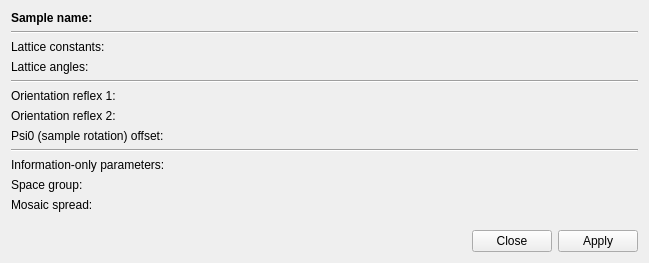
<?xml version="1.0" encoding="UTF-8"?>
<ui version="4.0">
 <class>Form</class>
 <widget class="QWidget" name="Form">
  <property name="geometry">
   <rect>
    <x>0</x>
    <y>0</y>
    <width>639</width>
    <height>263</height>
   </rect>
  </property>
  <property name="windowTitle">
   <string>Form</string>
  </property>
  <layout class="QVBoxLayout" name="verticalLayout">
   <item>
    <layout class="QGridLayout" name="gridLayout">
     <item row="8" column="0" colspan="2">
      <widget class="Line" name="line_3">
       <property name="orientation">
        <enum>Qt::Horizontal</enum>
       </property>
      </widget>
     </item>
     <item row="1" column="0" colspan="2">
      <widget class="Line" name="line">
       <property name="orientation">
        <enum>Qt::Horizontal</enum>
       </property>
      </widget>
     </item>
     <item row="6" column="0">
      <widget class="QLabel" name="label_3">
       <property name="text">
        <string>Orientation reflex 2:</string>
       </property>
      </widget>
     </item>
     <item row="5" column="0">
      <widget class="QLabel" name="label_8">
       <property name="text">
        <string>Orientation reflex 1:</string>
       </property>
      </widget>
     </item>
     <item row="2" column="0">
      <widget class="QLabel" name="label_6">
       <property name="text">
        <string>Lattice constants:</string>
       </property>
      </widget>
     </item>
     <item row="0" column="0">
      <widget class="QLabel" name="label_4">
       <property name="font">
        <font>
         <weight>75</weight>
         <bold>true</bold>
        </font>
       </property>
       <property name="text">
        <string>Sample name:</string>
       </property>
      </widget>
     </item>
     <item row="0" column="1">
      <widget class="DeviceParamEdit" name="samplenameEdit">
       <property name="dev" stdset="0">
        <string>Sample</string>
       </property>
       <property name="param" stdset="0">
        <string>samplename</string>
       </property>
      </widget>
     </item>
     <item row="10" column="0">
      <widget class="QLabel" name="label_2">
       <property name="text">
        <string>Space group:</string>
       </property>
      </widget>
     </item>
     <item row="7" column="0">
      <widget class="QLabel" name="label_5">
       <property name="text">
        <string>Psi0 (sample rotation) offset:</string>
       </property>
      </widget>
     </item>
     <item row="3" column="0">
      <widget class="QLabel" name="label">
       <property name="text">
        <string>Lattice angles:</string>
       </property>
      </widget>
     </item>
     <item row="2" column="1">
      <widget class="DeviceParamEdit" name="latticeEdit">
       <property name="dev" stdset="0">
        <string>Sample</string>
       </property>
       <property name="param" stdset="0">
        <string>lattice</string>
       </property>
      </widget>
     </item>
     <item row="4" column="0" colspan="2">
      <widget class="Line" name="line_2">
       <property name="orientation">
        <enum>Qt::Horizontal</enum>
       </property>
      </widget>
     </item>
     <item row="3" column="1">
      <widget class="DeviceParamEdit" name="anglesEdit">
       <property name="dev" stdset="0">
        <string>Sample</string>
       </property>
       <property name="param" stdset="0">
        <string>angles</string>
       </property>
      </widget>
     </item>
     <item row="5" column="1">
      <widget class="DeviceParamEdit" name="orient1Edit">
       <property name="dev" stdset="0">
        <string>Sample</string>
       </property>
       <property name="param" stdset="0">
        <string>orient1</string>
       </property>
      </widget>
     </item>
     <item row="6" column="1">
      <widget class="DeviceParamEdit" name="orient2Edit">
       <property name="dev" stdset="0">
        <string>Sample</string>
       </property>
       <property name="param" stdset="0">
        <string>orient2</string>
       </property>
      </widget>
     </item>
     <item row="11" column="0">
      <widget class="QLabel" name="label_7">
       <property name="text">
        <string>Mosaic spread:</string>
       </property>
      </widget>
     </item>
     <item row="9" column="0">
      <widget class="QLabel" name="label_9">
       <property name="text">
        <string>Information-only parameters:</string>
       </property>
      </widget>
     </item>
     <item row="7" column="1">
      <widget class="DeviceParamEdit" name="psi0Edit">
       <property name="dev" stdset="0">
        <string>Sample</string>
       </property>
       <property name="param" stdset="0">
        <string>psi0</string>
       </property>
      </widget>
     </item>
     <item row="10" column="1">
      <widget class="DeviceParamEdit" name="spacegroupEdit">
       <property name="dev" stdset="0">
        <string>Sample</string>
       </property>
       <property name="param" stdset="0">
        <string>spacegroup</string>
       </property>
      </widget>
     </item>
     <item row="11" column="1">
      <widget class="DeviceParamEdit" name="mosaicEdit">
       <property name="dev" stdset="0">
        <string>Sample</string>
       </property>
       <property name="param" stdset="0">
        <string>mosaic</string>
       </property>
      </widget>
     </item>
    </layout>
   </item>
   <item>
    <spacer name="verticalSpacer">
     <property name="orientation">
      <enum>Qt::Vertical</enum>
     </property>
     <property name="sizeHint" stdset="0">
      <size>
       <width>627</width>
       <height>262</height>
      </size>
     </property>
    </spacer>
   </item>
   <item>
    <widget class="QDialogButtonBox" name="buttonBox">
     <property name="standardButtons">
      <set>QDialogButtonBox::Apply|QDialogButtonBox::Close</set>
     </property>
    </widget>
   </item>
  </layout>
 </widget>
 <customwidgets>
  <customwidget>
   <class>DeviceParamEdit</class>
   <extends>DeviceValueEdit</extends>
   <header>nicos.guisupport.typedvalue</header>
  </customwidget>
  <customwidget>
   <class>DeviceValueEdit</class>
   <extends>QWidget</extends>
   <header>nicos.guisupport.typedvalue</header>
  </customwidget>
 </customwidgets>
 <resources/>
 <connections/>
</ui>
